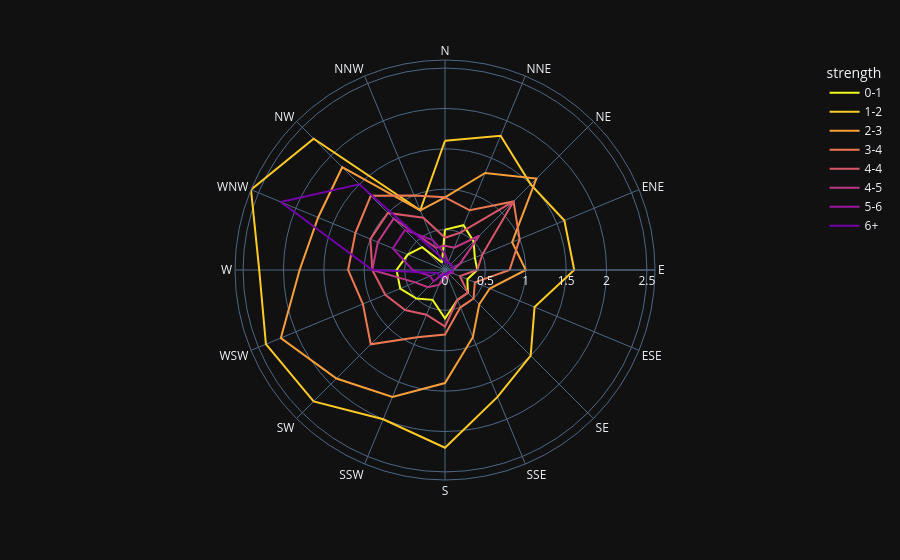

Source (notebook cell):
### Code cell
import plotly.express as px
df = px.data.wind()
fig = px.line_polar(df, r="frequency", theta="direction", color="strength", line_close=True,
                    color_discrete_sequence=px.colors.sequential.Plasma_r,
                    template="plotly_dark",)
fig.show()

print(df)
print(len(df['direction'].unique()))

### Figure 1 — Plotly figure (JSON) as saved in the notebook; plotly's stock layout.template omitted (floating-point values rounded to 4 significant figures)
{"data": [{"hovertemplate": "strength=0-1<br>frequency=%{r}<br>direction=%{theta}<extra></extra>", "legendgroup": "0-1", "line": {"color": "#f0f921", "dash": "solid"}, "marker": {"symbol": "circle"}, "mode": "lines", "name": "0-1", "r": [0.5, 0.6, 0.5, 0.4, 0.4, 0.3, 0.4, 0.4, 0.6, 0.4, 0.5, 0.6, 0.6, 0.5, 0.4, 0.1, 0.5], "showlegend": true, "subplot": "polar", "theta": ["N", "NNE", "NE", "ENE", "E", "ESE", "SE", "SSE", "S", "SSW", "SW", "WSW", "W", "WNW", "NW", "NNW", "N"], "type": "scatterpolar"}, {"hovertemplate": "strength=1-2<br>frequency=%{r}<br>direction=%{theta}<extra></extra>", "legendgroup": "1-2", "line": {"color": "#fdca26", "dash": "solid"}, "marker": {"symbol": "circle"}, "mode": "lines", "name": "1-2", "r": [1.6, 1.8, 1.5, 1.6, 1.6, 1.2, 1.5, 1.7, 2.2, 2.0, 2.3, 2.4, 2.3, 2.6, 2.3, 0.8, 1.6], "showlegend": true, "subplot": "polar", "theta": ["N", "NNE", "NE", "ENE", "E", "ESE", "SE", "SSE", "S", "SSW", "SW", "WSW", "W", "WNW", "NW", "NNW", "N"], "type": "scatterpolar"}, {"hovertemplate": "strength=2-3<br>frequency=%{r}<br>direction=%{theta}<extra></extra>", "legendgroup": "2-3", "line": {"color": "#fb9f3a", "dash": "solid"}, "marker": {"symbol": "circle"}, "mode": "lines", "name": "2-3", "r": [0.9, 1.3, 1.6, 0.9, 1.0, 0.6, 0.6, 0.9, 1.4, 1.7, 1.9, 2.2, 1.8, 1.7, 1.8, 0.8, 0.9], "showlegend": true, "subplot": "polar", "theta": ["N", "NNE", "NE", "ENE", "E", "ESE", "SE", "SSE", "S", "SSW", "SW", "WSW", "W", "WNW", "NW", "NNW", "N"], "type": "scatterpolar"}, {"hovertemplate": "strength=3-4<br>frequency=%{r}<br>direction=%{theta}<extra></extra>", "legendgroup": "3-4", "line": {"color": "#ed7953", "dash": "solid"}, "marker": {"symbol": "circle"}, "mode": "lines", "name": "3-4", "r": [0.9, 0.8, 1.2, 1.0, 0.8, 0.4, 0.5, 0.5, 0.8, 0.9, 1.3, 1.1, 1.2, 1.2, 1.3, 1.0, 0.9], "showlegend": true, "subplot": "polar", "theta": ["N", "NNE", "NE", "ENE", "E", "ESE", "SE", "SSE", "S", "SSW", "SW", "WSW", "W", "WNW", "NW", "NNW", "N"], "type": "scatterpolar"}, {"hovertemplate": "strength=4-4<br>frequency=%{r}<br>direction=%{theta}<extra></extra>", "legendgroup": "4-4", "line": {"color": "#d8576b", "dash": "solid"}, "marker": {"symbol": "circle"}, "mode": "lines", "name": "4-4", "r": [0.4, 0.5, 1.2, 0.5, 0.4, 0.2, 0.4, 0.4, 0.7, 0.6, 0.7, 0.8, 0.9, 1.0, 1.0, 0.7, 0.4], "showlegend": true, "subplot": "polar", "theta": ["N", "NNE", "NE", "ENE", "E", "ESE", "SE", "SSE", "S", "SSW", "SW", "WSW", "W", "WNW", "NW", "NNW", "N"], "type": "scatterpolar"}, {"hovertemplate": "strength=4-5<br>frequency=%{r}<br>direction=%{theta}<extra></extra>", "legendgroup": "4-5", "line": {"color": "#bd3786", "dash": "solid"}, "marker": {"symbol": "circle"}, "mode": "lines", "name": "4-5", "r": [0.3, 0.3, 0.6, 0.2, 0.1, 0.1, 0.05, 0.1, 0.1, 0.2, 0.3, 0.4, 0.9, 0.9, 0.9, 0.3, 0.3], "showlegend": true, "subplot": "polar", "theta": ["N", "NNE", "NE", "ENE", "E", "ESE", "SE", "SSE", "S", "SSW", "SW", "WSW", "W", "WNW", "NW", "NNW", "N"], "type": "scatterpolar"}, {"hovertemplate": "strength=5-6<br>frequency=%{r}<br>direction=%{theta}<extra></extra>", "legendgroup": "5-6", "line": {"color": "#9c179e", "dash": "solid"}, "marker": {"symbol": "circle"}, "mode": "lines", "name": "5-6", "r": [0.2, 0.1, 0.1, 0.1, 0.1, 0.1, 0.05, 0.05, 0.1, 0.05, 0.2, 0.2, 0.4, 0.7, 0.7, 0.4, 0.2], "showlegend": true, "subplot": "polar", "theta": ["N", "NNE", "NE", "ENE", "E", "ESE", "SE", "SSE", "S", "SSW", "SW", "WSW", "W", "WNW", "NW", "NNW", "N"], "type": "scatterpolar"}, {"hovertemplate": "strength=6+<br>frequency=%{r}<br>direction=%{theta}<extra></extra>", "legendgroup": "6+", "line": {"color": "#7201a8", "dash": "solid"}, "marker": {"symbol": "circle"}, "mode": "lines", "name": "6+", "r": [0.1, 0.1, 0.1, 0.1, 0.1, 0.05, 0.05, 0.05, 0.05, 0.1, 0.1, 0.1, 0.9, 2.2, 1.5, 0.2, 0.1], "showlegend": true, "subplot": "polar", "theta": ["N", "NNE", "NE", "ENE", "E", "ESE", "SE", "SSE", "S", "SSW", "SW", "WSW", "W", "WNW", "NW", "NNW", "N"], "type": "scatterpolar"}], "layout": {"legend": {"title": {"text": "strength"}, "tracegroupgap": 0}, "margin": {"t": 60}, "polar": {"angularaxis": {"direction": "clockwise", "rotation": 90}, "domain": {"x": [0, 1], "y": [0, 1]}}}}
